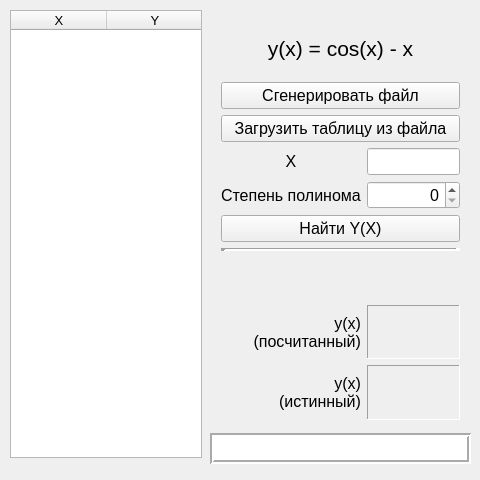
<?xml version="1.0" encoding="UTF-8"?>
<ui version="4.0">
 <class>MainWindow</class>
 <widget class="QMainWindow" name="MainWindow">
  <property name="geometry">
   <rect>
    <x>0</x>
    <y>0</y>
    <width>480</width>
    <height>480</height>
   </rect>
  </property>
  <property name="windowTitle">
   <string>MainWindow</string>
  </property>
  <widget class="QWidget" name="centralWidget">
   <widget class="QTableWidget" name="pointTable">
    <property name="geometry">
     <rect>
      <x>10</x>
      <y>10</y>
      <width>192</width>
      <height>448</height>
     </rect>
    </property>
    <property name="font">
     <font>
      <pointsize>10</pointsize>
     </font>
    </property>
    <property name="focusPolicy">
     <enum>Qt::StrongFocus</enum>
    </property>
    <property name="verticalScrollBarPolicy">
     <enum>Qt::ScrollBarAsNeeded</enum>
    </property>
    <property name="horizontalScrollBarPolicy">
     <enum>Qt::ScrollBarAlwaysOff</enum>
    </property>
    <property name="editTriggers">
     <set>QAbstractItemView::NoEditTriggers</set>
    </property>
    <property name="selectionMode">
     <enum>QAbstractItemView::NoSelection</enum>
    </property>
    <property name="selectionBehavior">
     <enum>QAbstractItemView::SelectRows</enum>
    </property>
    <property name="textElideMode">
     <enum>Qt::ElideNone</enum>
    </property>
    <property name="showGrid">
     <bool>true</bool>
    </property>
    <property name="gridStyle">
     <enum>Qt::SolidLine</enum>
    </property>
    <property name="wordWrap">
     <bool>false</bool>
    </property>
    <property name="cornerButtonEnabled">
     <bool>false</bool>
    </property>
    <property name="columnCount">
     <number>2</number>
    </property>
    <attribute name="horizontalHeaderVisible">
     <bool>true</bool>
    </attribute>
    <attribute name="horizontalHeaderCascadingSectionResizes">
     <bool>false</bool>
    </attribute>
    <attribute name="horizontalHeaderDefaultSectionSize">
     <number>96</number>
    </attribute>
    <attribute name="horizontalHeaderHighlightSections">
     <bool>true</bool>
    </attribute>
    <attribute name="horizontalHeaderMinimumSectionSize">
     <number>96</number>
    </attribute>
    <attribute name="verticalHeaderVisible">
     <bool>false</bool>
    </attribute>
    <attribute name="verticalHeaderDefaultSectionSize">
     <number>24</number>
    </attribute>
    <attribute name="verticalHeaderMinimumSectionSize">
     <number>24</number>
    </attribute>
    <column>
     <property name="text">
      <string>X</string>
     </property>
    </column>
    <column>
     <property name="text">
      <string>Y</string>
     </property>
    </column>
   </widget>
   <widget class="QLabel" name="msgFrame">
    <property name="geometry">
     <rect>
      <x>210</x>
      <y>433</y>
      <width>261</width>
      <height>31</height>
     </rect>
    </property>
    <property name="font">
     <font>
      <pointsize>12</pointsize>
     </font>
    </property>
    <property name="autoFillBackground">
     <bool>false</bool>
    </property>
    <property name="styleSheet">
     <string notr="true">background-color: rgb(255, 255, 255);</string>
    </property>
    <property name="frameShape">
     <enum>QFrame::Box</enum>
    </property>
    <property name="frameShadow">
     <enum>QFrame::Sunken</enum>
    </property>
    <property name="lineWidth">
     <number>2</number>
    </property>
    <property name="text">
     <string/>
    </property>
    <property name="alignment">
     <set>Qt::AlignCenter</set>
    </property>
   </widget>
   <widget class="QWidget" name="gridLayoutWidget">
    <property name="geometry">
     <rect>
      <x>210</x>
      <y>10</y>
      <width>261</width>
      <height>421</height>
     </rect>
    </property>
    <layout class="QGridLayout" name="gridLayout">
     <item row="0" column="0" colspan="2">
      <widget class="QLabel" name="funcLabel">
       <property name="font">
        <font>
         <pointsize>16</pointsize>
         <weight>50</weight>
         <bold>false</bold>
        </font>
       </property>
       <property name="frameShape">
        <enum>QFrame::NoFrame</enum>
       </property>
       <property name="frameShadow">
        <enum>QFrame::Raised</enum>
       </property>
       <property name="text">
        <string>y(x) = cos(x) - x</string>
       </property>
       <property name="alignment">
        <set>Qt::AlignCenter</set>
       </property>
      </widget>
     </item>
     <item row="7" column="0" colspan="2">
      <spacer name="verticalSpacer">
       <property name="orientation">
        <enum>Qt::Vertical</enum>
       </property>
       <property name="sizeType">
        <enum>QSizePolicy::Fixed</enum>
       </property>
       <property name="sizeHint" stdset="0">
        <size>
         <width>20</width>
         <height>48</height>
        </size>
       </property>
      </spacer>
     </item>
     <item row="4" column="1">
      <widget class="QSpinBox" name="nSpinBox">
       <property name="font">
        <font>
         <pointsize>12</pointsize>
        </font>
       </property>
       <property name="alignment">
        <set>Qt::AlignRight|Qt::AlignTrailing|Qt::AlignVCenter</set>
       </property>
       <property name="maximum">
        <number>65358</number>
       </property>
      </widget>
     </item>
     <item row="8" column="0">
      <widget class="QLabel" name="yLabel">
       <property name="font">
        <font>
         <pointsize>12</pointsize>
        </font>
       </property>
       <property name="text">
        <string>y(x)
(посчитанный)</string>
       </property>
       <property name="alignment">
        <set>Qt::AlignRight|Qt::AlignTrailing|Qt::AlignVCenter</set>
       </property>
      </widget>
     </item>
     <item row="9" column="0">
      <widget class="QLabel" name="yrealLabel">
       <property name="font">
        <font>
         <pointsize>12</pointsize>
        </font>
       </property>
       <property name="text">
        <string>y(x)
(истинный)</string>
       </property>
       <property name="alignment">
        <set>Qt::AlignRight|Qt::AlignTrailing|Qt::AlignVCenter</set>
       </property>
      </widget>
     </item>
     <item row="8" column="1">
      <widget class="QLabel" name="yBox">
       <property name="font">
        <font>
         <pointsize>12</pointsize>
        </font>
       </property>
       <property name="frameShape">
        <enum>QFrame::Panel</enum>
       </property>
       <property name="frameShadow">
        <enum>QFrame::Sunken</enum>
       </property>
       <property name="lineWidth">
        <number>1</number>
       </property>
       <property name="text">
        <string/>
       </property>
       <property name="alignment">
        <set>Qt::AlignCenter</set>
       </property>
      </widget>
     </item>
     <item row="9" column="1">
      <widget class="QLabel" name="yrealBox">
       <property name="font">
        <font>
         <pointsize>12</pointsize>
        </font>
       </property>
       <property name="frameShape">
        <enum>QFrame::Panel</enum>
       </property>
       <property name="frameShadow">
        <enum>QFrame::Sunken</enum>
       </property>
       <property name="text">
        <string/>
       </property>
       <property name="alignment">
        <set>Qt::AlignCenter</set>
       </property>
      </widget>
     </item>
     <item row="2" column="0" colspan="2">
      <widget class="QPushButton" name="loadButton">
       <property name="font">
        <font>
         <pointsize>12</pointsize>
        </font>
       </property>
       <property name="text">
        <string>Загрузить таблицу из файла</string>
       </property>
      </widget>
     </item>
     <item row="4" column="0">
      <widget class="QLabel" name="nLabel">
       <property name="font">
        <font>
         <pointsize>12</pointsize>
        </font>
       </property>
       <property name="text">
        <string>Степень полинома</string>
       </property>
      </widget>
     </item>
     <item row="3" column="0">
      <widget class="QLabel" name="xLabel">
       <property name="font">
        <font>
         <pointsize>12</pointsize>
        </font>
       </property>
       <property name="text">
        <string>X</string>
       </property>
       <property name="alignment">
        <set>Qt::AlignCenter</set>
       </property>
      </widget>
     </item>
     <item row="5" column="0" colspan="2">
      <widget class="QPushButton" name="solveButton">
       <property name="font">
        <font>
         <pointsize>12</pointsize>
        </font>
       </property>
       <property name="text">
        <string>Найти Y(X)</string>
       </property>
      </widget>
     </item>
     <item row="3" column="1">
      <widget class="QLineEdit" name="xEdit">
       <property name="font">
        <font>
         <pointsize>12</pointsize>
        </font>
       </property>
      </widget>
     </item>
     <item row="6" column="0" colspan="2">
      <widget class="Line" name="line">
       <property name="frameShadow">
        <enum>QFrame::Sunken</enum>
       </property>
       <property name="lineWidth">
        <number>5</number>
       </property>
       <property name="orientation">
        <enum>Qt::Horizontal</enum>
       </property>
      </widget>
     </item>
     <item row="1" column="0" colspan="2">
      <widget class="QPushButton" name="genButton">
       <property name="font">
        <font>
         <pointsize>12</pointsize>
        </font>
       </property>
       <property name="text">
        <string>Сгенерировать файл</string>
       </property>
      </widget>
     </item>
    </layout>
   </widget>
  </widget>
 </widget>
 <layoutdefault spacing="6" margin="11"/>
 <resources/>
 <connections/>
</ui>
